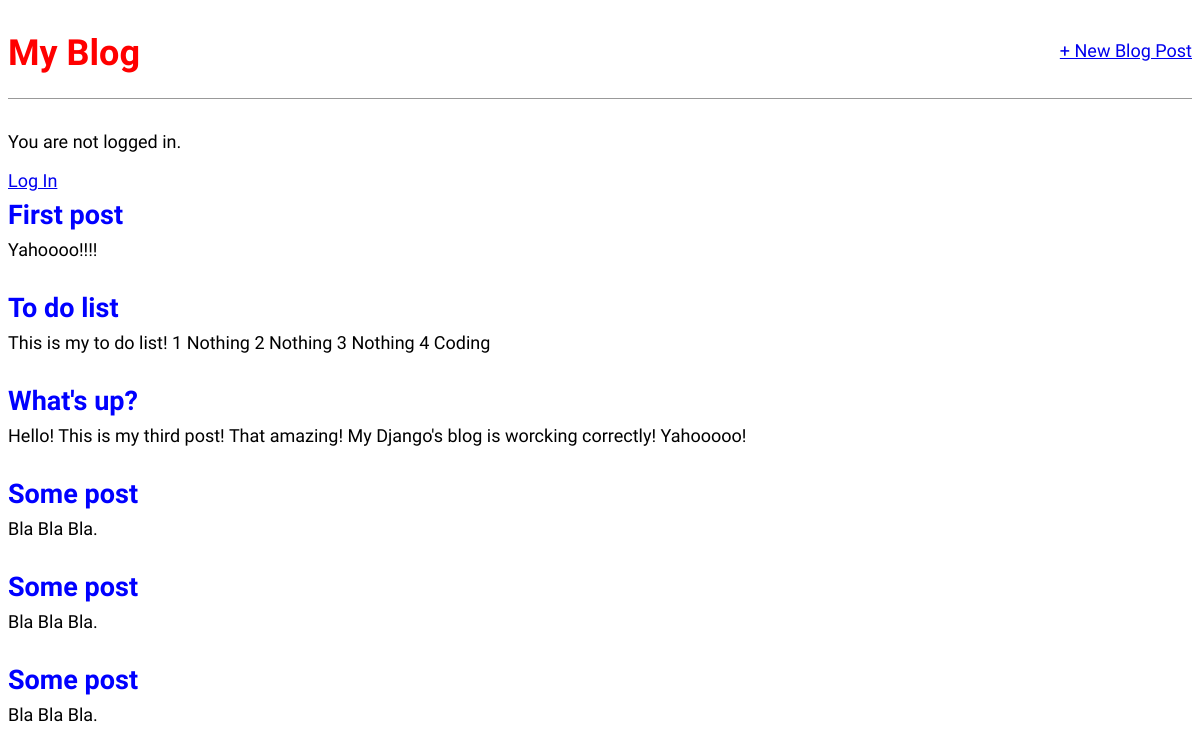
Before: / with the older database file.
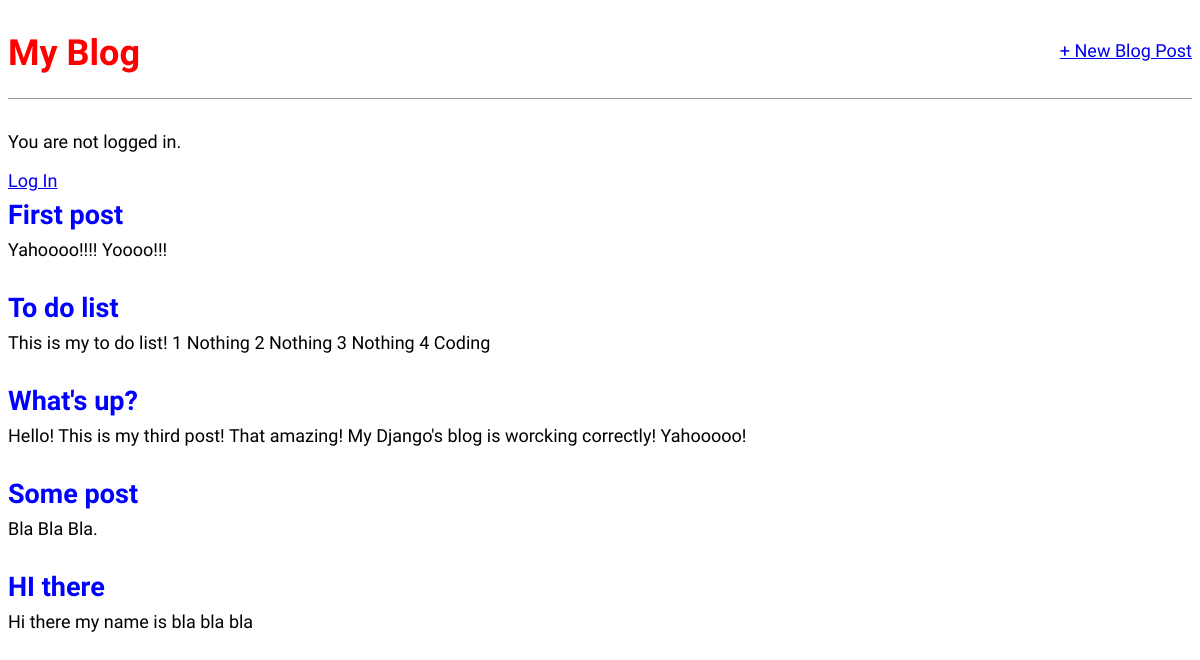
After: the same page with the newer database file.
### blog/models.py (models this page shows, shortened)
class Post(models.Model):
	title = models.CharField(max_length=200)
	author = models.ForeignKey(
		'auth.User',
		on_delete = models.CASCADE,
		)
	body = models.TextField()

### blog/views.py (the view)
class BlogListView(ListView):
	model = Post
	template_name = 'home.html'

### templates/home.html
{% extends "base.html" %}
{% block content %}
	{% for  post in object_list %}
		<div class = "post-entry">
			<h2><a href="{% url 'post_detail' post.pk %}">{{ post.title }}</a></h2>
			<p>{{ post.body }}</p>
		</div>
	{% endfor %}
{% endblock content %}

Changed rows visible on the page:
removed Post: title "Some post", body "Bla Bla Bla."
removed Post: title "Some post", body "Bla Bla Bla."
changed Post "First post": body "Yahoooo!!!!" → "Yahoooo!!!! Yoooo!!!"
added Post: title "HI there", body "Hi there my name is bla bla bla"
